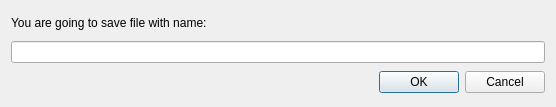
<?xml version="1.0" encoding="UTF-8"?>
<ui version="4.0">
 <class>GTASaveEditorWidget</class>
 <widget class="QDialog" name="GTASaveEditorWidget">
  <property name="geometry">
   <rect>
    <x>0</x>
    <y>0</y>
    <width>556</width>
    <height>107</height>
   </rect>
  </property>
  <property name="windowTitle">
   <string>Save</string>
  </property>
  <property name="windowIcon">
   <iconset resource="../resource.qrc">
    <normaloff>:/images/forms/img/Save-icon.png</normaloff>:/images/forms/img/Save-icon.png</iconset>
  </property>
  <layout class="QGridLayout" name="gridLayout">
   <item row="0" column="0">
    <widget class="QLabel" name="label">
     <property name="maximumSize">
      <size>
       <width>16777215</width>
       <height>20</height>
      </size>
     </property>
     <property name="text">
      <string>You are going to save file with name:</string>
     </property>
    </widget>
   </item>
   <item row="2" column="0">
    <widget class="QDialogButtonBox" name="buttonBox">
     <property name="orientation">
      <enum>Qt::Horizontal</enum>
     </property>
     <property name="standardButtons">
      <set>QDialogButtonBox::Cancel|QDialogButtonBox::Ok</set>
     </property>
    </widget>
   </item>
   <item row="1" column="0">
    <widget class="QLineEdit" name="fileNameLineEdit"/>
   </item>
  </layout>
 </widget>
 <resources>
  <include location="../resource.qrc"/>
 </resources>
 <connections>
  <connection>
   <sender>buttonBox</sender>
   <signal>accepted()</signal>
   <receiver>GTASaveEditorWidget</receiver>
   <slot>accept()</slot>
   <hints>
    <hint type="sourcelabel">
     <x>248</x>
     <y>254</y>
    </hint>
    <hint type="destinationlabel">
     <x>157</x>
     <y>274</y>
    </hint>
   </hints>
  </connection>
  <connection>
   <sender>buttonBox</sender>
   <signal>rejected()</signal>
   <receiver>GTASaveEditorWidget</receiver>
   <slot>reject()</slot>
   <hints>
    <hint type="sourcelabel">
     <x>316</x>
     <y>260</y>
    </hint>
    <hint type="destinationlabel">
     <x>286</x>
     <y>274</y>
    </hint>
   </hints>
  </connection>
 </connections>
</ui>
